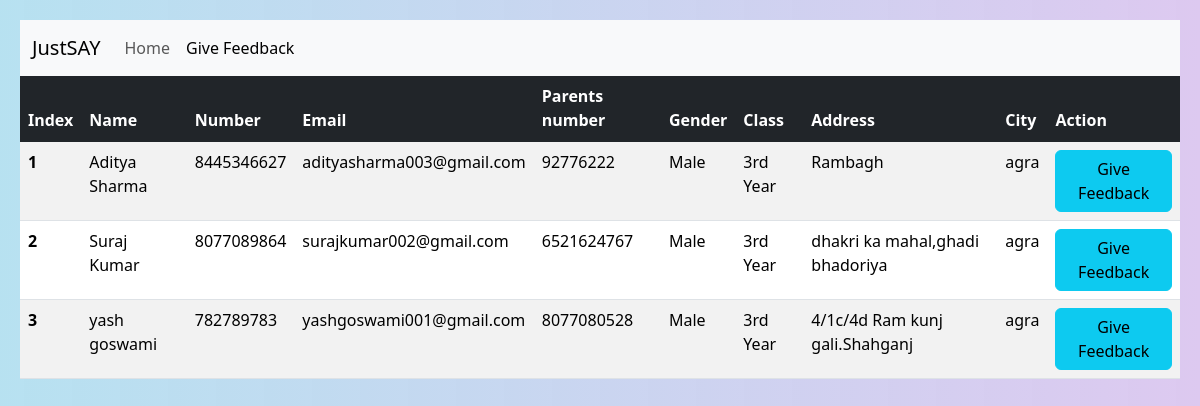
/sfeedback.php, run on the app's committed database.
### tables this page shows
CREATE TABLE `students` (
  `name` text NOT NULL,
  `number` varchar(10) NOT NULL,
  `email` varchar(50) NOT NULL,
  `parents` varchar(10) NOT NULL,
  `class` varchar(50) NOT NULL,
  `gender` varchar(50) NOT NULL,
  `city` varchar(50) NOT NULL,
  `state` varchar(50) NOT NULL,
  `address` varchar(100) NOT NULL,
  `image` varchar(100) NOT NULL
);

### sfeedback.php (the view, shortened to what this page needs)
<!DOCTYPE html>
<html lang="en">
  <head>
    <link rel="stylesheet" href="teachercart.css">
    <link
      href="https://cdn.jsdelivr.net/npm/bootstrap@5.3.3/dist/css/bootstrap.min.css"
      rel="stylesheet"
    />
  </head>
  <body>
  <nav class="navbar navbar-expand-lg bg-body-tertiary">
        <div class="container-fluid">
          <a class="navbar-brand" href="#">JustSAY</a>
          <div class="collapse navbar-collapse" id="navbarSupportedContent">
            <ul class="navbar-nav me-auto mb-2 mb-lg-0">
              <li class="nav-item">
                <a class="nav-link" aria-current="page" href="main.html">Home</a>
              </li>
              <li class="nav-item">
                <a class="nav-link active" href="sfeedback.php">Give Feedback</a>
              </li>
            </ul>
          </div>
        </div>
      </nav>
      <table class="table table-striped">
  <thead>
    <tr>
      <th class="table-dark" scope="col"> Index</th>
      <th class="table-dark" scope="col"> Name</th>
      <th class="table-dark" scope="col"> Number</th>
      <th  class="table-dark" scope="col"> Email</th>
      <th  class="table-dark" scope="col"> Parents number</th>
      <th  class="table-dark" scope="col"> Gender</th>
      <th class="table-dark" scope="col"> Class</th>
      <th class="table-dark" scope="col"> Address</th>
      <th class="table-dark" scope="col"> City</th>
      <th class="table-dark" scope="col"> Action</th>
    </tr>
  </thead>
  <tbody class="table-group-divider">
  <?php
   $num=0;
include("connect.php");
$sql = "SELECT name,number,email,parents,gender,class,address,city FROM students";
$result = $conn->query($sql);
if ($result->num_rows > 0) {
  while($row = $result->fetch_assoc()) {
    ?>
    <tr>
      <th  scope="row"><?php $num++; echo $num; ?></th>
      <td> <?php echo $row["name"]; ?> </td>
      <td> <?php echo $row["number"]; ?> </td>
      <td> <?php  echo $row["email"]; ?></td>
      <td> <?php echo $row["parents"]; ?> </td>
      <td> <?php echo $row["gender"]; ?> </td>
      <td> <?php echo $row["class"]; ?> </td>
      <td> <?php echo $row["address"]; ?> </td>
      <td> <?php echo $row["city"]; ?> </td>
      <td> <button class="btn btn-block btn-info" onclick="window.location.href = 'stufeedback.php?email=<?php echo $row['email']; ?>';">Give Feedback</button></td>
    </tr>
    <?php
     }
    } else {
      echo "0 results";
    }
    ?>
  </tbody>
</table>
  </body>
</html>

### teachercart.css (style rules this page uses)
body { font-family: 'Times New Roman', Times, serif; background-color: #f5f5f5; margin: 0; padding: 20px; }

### sfeedback.php (style rules this page uses)
body { background-image: linear-gradient(to right, rgba(175, 222, 239, 0.9) , rgb(221, 201, 240)) }

### data on the page
students: name "Aditya Sharma", number "8445346627", email "adityasharma003@gmail.com", parents "92776222", gender "Male", class "3rd Year", address "Rambagh", city "agra"
students: name "Suraj Kumar", number "8077089864", email "surajkumar002@gmail.com", parents "6521624767", gender "Male", class "3rd Year", address "dhakri ka mahal,ghadi bhadoriya", city "agra"
students: name "yash goswami", number "782789783", email "yashgoswami001@gmail.com", parents "8077080528", gender "Male", class "3rd Year", address "4/1c/4d Ram kunj gali.Shahganj", city "agra"
